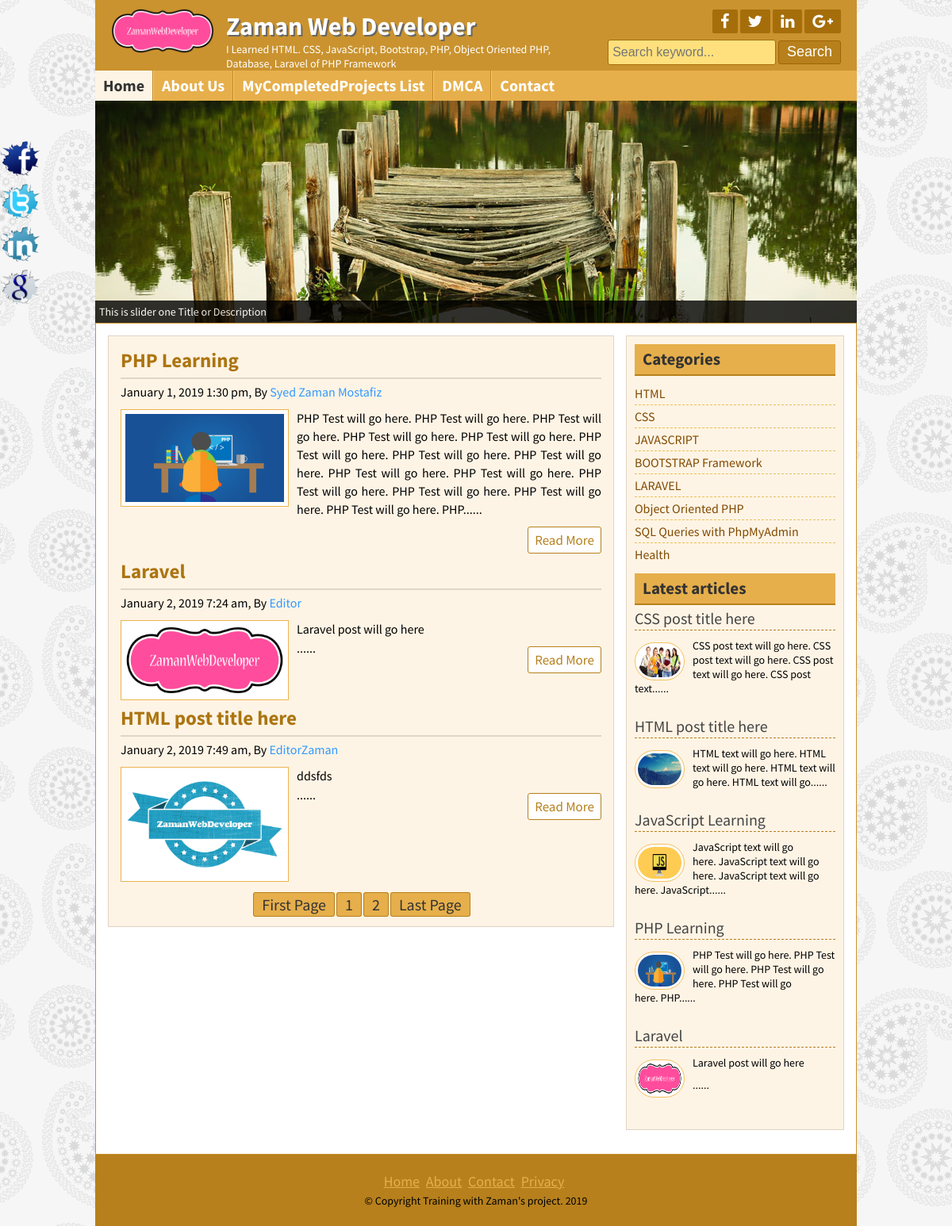
The app's page /index.php?page=2 with its own data.
### tables this page shows
CREATE TABLE `title_slogan` (
  `id` int(11) NOT NULL,
  `title` varchar(255) NOT NULL,
  `slogan` varchar(255) NOT NULL,
  `logo` varchar(255) NOT NULL
);

CREATE TABLE `tbl_social` (
  `id` int(11) NOT NULL,
  `fb` varchar(255) NOT NULL,
  `tw` varchar(255) NOT NULL,
  `ln` varchar(255) NOT NULL,
  `gp` varchar(255) NOT NULL
);

CREATE TABLE `tbl_page` (
  `id` int(11) NOT NULL,
  `name` varchar(255) NOT NULL,
  `body` text NOT NULL
);

CREATE TABLE `tbl_post` (
  `id` int(11) NOT NULL,
  `cat` int(11) NOT NULL,
  `title` varchar(2555) NOT NULL,
  `body` text NOT NULL,
  `image` varchar(255) NOT NULL,
  `author` varchar(50) NOT NULL,
  `tags` varchar(255) NOT NULL,
  `date` timestamp NOT NULL DEFAULT CURRENT_TIMESTAMP,
  `userid` int(11) NOT NULL
);

CREATE TABLE `tbl_category` (
  `id` int(11) NOT NULL,
  `name` varchar(50) NOT NULL
);

CREATE TABLE `tbl_footer` (
  `id` int(11) NOT NULL,
  `note` varchar(255) NOT NULL
);

### lib/Database.php (called while the page is built, shortened)
<?php
Class Database{
	public $host   = DB_HOST;
	public $user   = DB_USER;
	public $pass   = DB_PASS;
	public $dbname = DB_NAME;
	public $link;
	private function connectDB(){
	$this->link = new mysqli($this->host, $this->user, $this->pass, $this->dbname);
 }
	public function select($query){
		$result = $this->link->query($query) or die($this->link->error.__LINE__);
		if($result->num_rows > 0){
			return $result;
		} else {
			return false;
		}
	}
}

### helpers/Format.php (called while the page is built, shortened)
<?php
class Format{
    public function formateDate($date){
        return date('F j, Y g:i a', strtotime($date));
    }
    public function textShorten($text, $limit = 400){
        $text = $text. " ";
        $text = substr($text, 0, $limit);
        $text = substr($text, 0, strripos($text, ' '));
        $text = $text."......";
        return $text;
    }
}
?>

### index.php (the view)
<?php include 'inc/header.php'; ?>
<?php include 'inc/slider.php'; ?>
	<div class="contentsection contemplete clear">
		<div class="maincontent clear">
<?php
                $per_page = 3;
                if (isset($_GET['page'])){
                    $page = $_GET['page'];
                }else{
                    $page = 1;
                }
                $start_from = ($page-1)*$per_page;
?>
<?php
                $query = "select * from tbl_post limit $start_from, $per_page";
                $post = $db->select($query);
                if ($post){
                    while ($result=$post->fetch_assoc()){
?>
			<div class="samepost clear">
				<h2><a href="post.php?id=<?php echo $result['id'];?>"><?php echo $result['title'];?></a></h2>
		 		<h4><?php echo $fm->formateDate($result['date']);?>, By <a href="#"><?php echo $result['author'];?></a></h4>
				 <a href="#"><img src="zaman/<?php echo $result['image'];?>" alt="post image"/></a>
              <?php echo $fm->textShorten($result['body']);?>
				<div class="readmore clear">
                    <a href="post.php?id=<?php echo $result['id'];?>">Read More</a>
				</div>
			</div>
<?php }?>
<?php
                        $query = "select * from tbl_post";
                        $result = $db->select($query);
                        $total_rows = mysqli_num_rows($result);
                        $total_pages = ceil($total_rows/$per_page);
                        echo "<span class='pagination'><a href='index.php?page=1'>".'First Page'."</a>";
                        for ($i=1; $i <=$total_pages ; $i++) {
                            echo "<a href='index.php?page=".$i."'>".$i."</a>";
                        }
                        echo "<a href='index.php?page=$total_pages'>".'Last Page'."</a></span>";
?>
<?php
                }else{header("Location:404.php");}
?>
		</div>
<?php include "inc/sidebar.php";?>
	</div>
<?php include "inc/footer.php";?>

### inc/header.php (shortened to what this page needs)
<?php include 'lib/Database.php'; ?>
<?php include 'helpers/Format.php'; ?>
<?php
    $db = new Database();
    $fm = new Format();
?>
<!DOCTYPE html>
<html>
<head>
	<link rel="stylesheet" href="font-awesome-4.5.0/css/font-awesome.css">
	<link rel="stylesheet" href="css/nivo-slider.css" type="text/css" media="screen" />
	<link rel="stylesheet" href="style.css">
</head>
<body>
	<div class="headersection templete clear">
		<a href="index.php">
			<div class="logo">
<?php
                    $query = "SELECT * FROM title_slogan WHERE id='1'";
                    $blog_title = $db->select($query);
                    if ($blog_title) {
                        while ($result = $blog_title->fetch_assoc()) {
?>
				<img src="zaman/<?php echo $result['logo'];?>" alt="Logo"/>
				<h2><?php echo $result['title'];?></h2>
				<p><?php echo $result['slogan'];?></p>
<?php
		}
	}
?>
			</div>
		</a>
		<div class="social clear">
			<div class="icon clear">
<?php
                    $query = "SELECT * FROM tbl_social WHERE id='1'";
                    $socialmedia = $db->select($query);
                    if ($socialmedia) {
                        while ($result = $socialmedia->fetch_assoc()) {
?>
				<a href="<?php echo $result['fb'];?>" target="_blank"><i class="fa fa-facebook"></i></a>
				<a href="<?php echo $result['tw'];?>" target="_blank"><i class="fa fa-twitter"></i></a>
				<a href="<?php echo $result['ln'];?>" target="_blank"><i class="fa fa-linkedin"></i></a>
				<a href="<?php echo $result['gp'];?>" target="_blank"><i class="fa fa-google-plus"></i></a>
<?php } }?>
			</div>
			<div class="searchbtn clear">
			<form action="search.php" method="get">
				<input type="text" name="search" placeholder="Search keyword..."/>
				<input type="submit" name="submit" value="Search"/>
			</form>
			</div>
		</div>
	</div>
<div class="navsection templete">
<?php
    $path = $_SERVER['SCRIPT_FILENAME'];
    $currentpage = basename($path, '.php');
?>
	<ul>
		<li><a <?php if ($currentpage == 'index') {echo 'id="active"';}?> href="index.php">Home</a></li>
<?php
            $query = "SELECT * FROM tbl_page";
            $pages = $db->select($query);
            if ($pages) {
                while ($result = $pages->fetch_assoc()) {
?>
        <li><a
        <?php
        	if (isset($_GET['pageid']) && $_GET['pageid'] == $result['id'] ) {
        		echo 'id="active"';
        	}
       	?>
        href="page.php?pageid=<?php echo $result['id']; ?>"><?php echo $result['name']; ?></a></li>
<?php } }?>
		<li><a <?php if ($currentpage == 'contact') {echo 'id="active"';}?> href="contact.php">Contact</a></li>
	</ul>
</div>

### inc/sidebar.php
<div class="sidebar clear">
			<div class="samesidebar clear">
				<h2>Categories</h2>
					<ul>
                        <?php
                            $query = "select * from tbl_category";
                            $category = $db->select($query);
                            if ($category) {
                                while ($result = $category->fetch_assoc()) {
                        ?>
                                    <li><a href="posts.php?category=<?php echo $result['id'];?>"><?php echo $result['name'];?></a></li>
                        <?php
                                }
                            }else{
                                ?><li>No Category Created</li><?php
                            }
                        ?>
					</ul>
			</div>
			<div class="samesidebar clear">
				<h2>Latest articles</h2>
			<?php
				$query = "select * from tbl_post limit 5";
				$post = $db->select($query);
	            if ($post){
	            	while ($result=$post->fetch_assoc()){
			?>
					<div class="popular clear">
							<h3><a href="post.php?id=<?php echo $result['id'];?>"><?php echo $result['title'];?></a></h3>
						<a href="post.php?id=<?php echo $result['id'];?>">
							<img src="zaman/<?php echo $result['image'];?>" alt="post image"/>
						</a>
						<?php echo $fm->textShorten($result['body'],120);?>
					</div>
            <?php } }else{header("Location:404.php");}?>
			</div>
		</div>

### inc/footer.php (shortened to what this page needs)
<div class="footersection templete clear">
	  <div class="footermenu clear">
		<ul>
			<li><a href="#">Home</a></li>
			<li><a href="#">About</a></li>
			<li><a href="#">Contact</a></li>
			<li><a href="#">Privacy</a></li>
		</ul>
	  </div>
<?php
                    $query = "SELECT * FROM tbl_footer WHERE id='1'";
                    $footernote = $db->select($query);
                    if ($footernote) {
                        while ($result = $footernote->fetch_assoc()) {
?>
	  <p>&copy; <?php echo $result['note'];?> <?php echo date('Y');?></p>
<?php } }
?>
	</div>
	<div class="fixedicon clear">
<?php
                    $query = "SELECT * FROM tbl_social WHERE id='1'";
                    $socialmedia = $db->select($query);
                    if ($socialmedia) {
                        while ($result = $socialmedia->fetch_assoc()) {
?>
		<a href="<?php echo $result['fb'];?>" target="_blank"><img src="images/fb.png" alt="Facebook"/></a>
		<a href="<?php echo $result['tw'];?>" target="_blank"><img src="images/tw.png" alt="Twitter"/></a>
		<a href="<?php echo $result['ln'];?>" target="_blank"><img src="images/in.png" alt="LinkedIn"/></a>
		<a href="<?php echo $result['gp'];?>" target="_blank"><img src="images/gl.png" alt="GooglePlus"/></a>
<?php } }?>
	</div>
</body>
</html>

### records on screen
title_slogan: logo (picture), title "Zaman Web Developer", slogan "I Learned HTML. CSS, JavaScript, Bootstrap, PHP, Object Oriented PHP, Database, Laravel of PHP Framework"
tbl_page: name "About Us"
tbl_page: name "MyCompletedProjects List"
tbl_page: name "DMCA"
tbl_post: title "PHP Learning", date "January 1, 2019 1:30 pm", author "Syed Zaman Mostafiz", image (picture), body "PHP Test will go here. PHP Test will go here. PHP Test will go here. PHP Test will go here. PHP Test will go here. PHP Test will go here. PHP Test will go here. PHP Test will go here. PHP Test will go here. PHP Test will go here. PHP Test will go here. PHP Test will go here. PHP Test will go here. PHP Test will go here. PHP......", body "PHP Test will go here. PHP Test will go here. PHP Test will go here. PHP Test will go here. PHP......"
tbl_post: title "Laravel", date "January 2, 2019 7:24 am", author "Editor", image (picture), body "Laravel post will go here ......"
tbl_post: title "HTML post title here", date "January 2, 2019 7:49 am", author "EditorZaman", image (picture), body "ddsfds ......"
tbl_category: name "HTML"
tbl_category: name "CSS"
tbl_category: name "JAVASCRIPT"
tbl_category: name "BOOTSTRAP Framework"
tbl_category: name "LARAVEL"
tbl_category: name "Object Oriented PHP"
tbl_category: name "SQL Queries with PhpMyAdmin"
tbl_category: name "Health"
tbl_post: title "CSS post title here", image (picture), body "CSS post text will go here. CSS post text will go here. CSS post text will go here. CSS post text......"
tbl_post: title "HTML post title here", image (picture), body "HTML text will go here. HTML text will go here. HTML text will go here. HTML text will go......"
tbl_post: title "JavaScript Learning", image (picture), body "JavaScript text will go here. JavaScript text will go here. JavaScript text will go here. JavaScript......"
tbl_footer: note "Copyright Training with Zaman's project."
